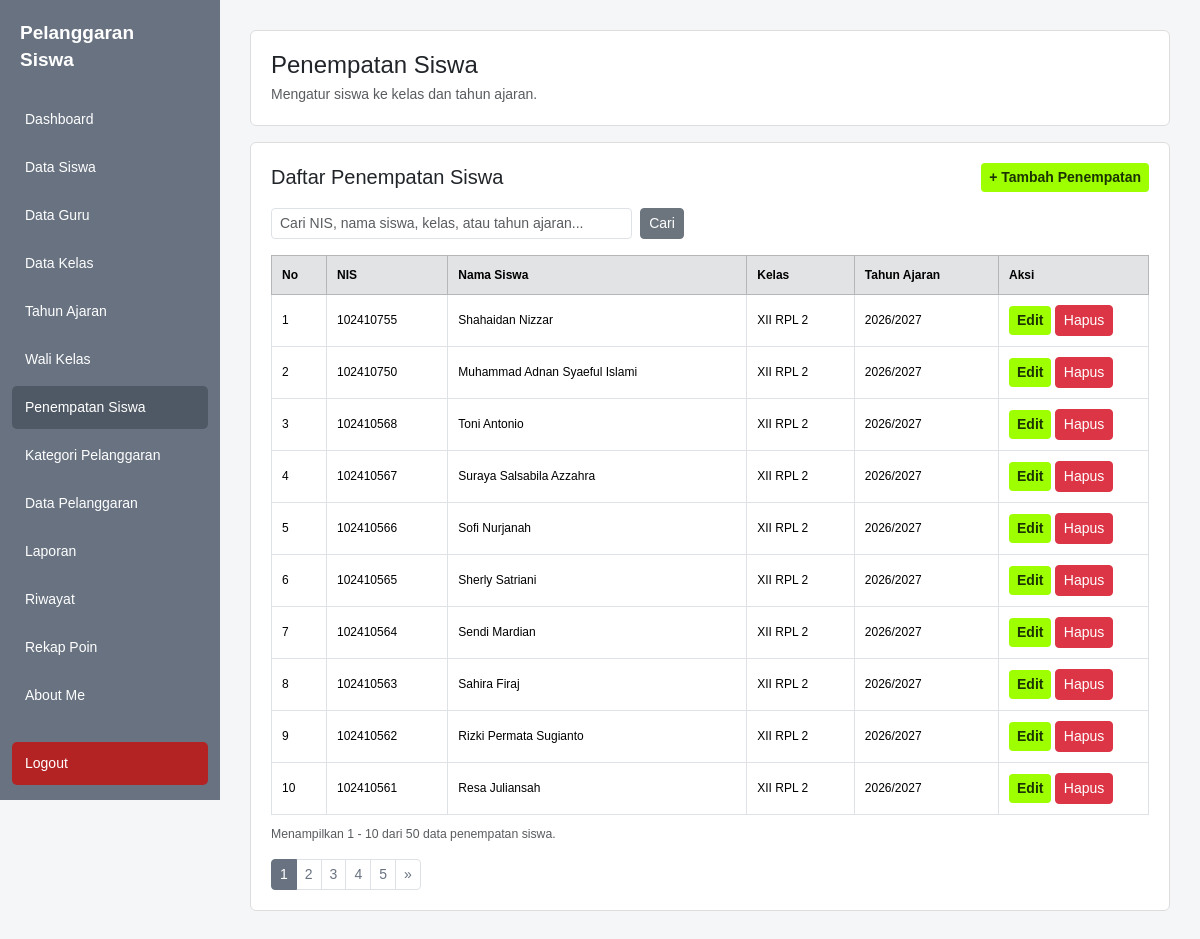
/penempatan_siswa.php (signed in), run on the app's committed database.
### tables this page shows
CREATE TABLE `penempatan_siswa` (
  `id` int(11) NOT NULL,
  `siswa_id` int(11) NOT NULL,
  `kelas_id` int(11) NOT NULL,
  `tahun_ajaran_id` int(11) NOT NULL
);

CREATE TABLE `siswa` (
  `id` int(11) NOT NULL,
  `nis` varchar(20) NOT NULL,
  `nisn` varchar(20) DEFAULT NULL,
  `nama` varchar(150) NOT NULL,
  `jenis_kelamin` char(1) DEFAULT NULL,
  `tanggal_lahir` date DEFAULT NULL,
  `alamat` text DEFAULT NULL,
  `no_hp_ortu` varchar(20) DEFAULT NULL,
  `aktif` tinyint(1) DEFAULT 1,
  `status_aktif` tinyint(1) DEFAULT 1,
  `created_at` timestamp NOT NULL DEFAULT current_timestamp(),
  `updated_at` timestamp NOT NULL DEFAULT current_timestamp() ON UPDATE current_timestamp()
);

CREATE TABLE `kelas` (
  `id` int(11) NOT NULL,
  `nama_kelas` varchar(50) NOT NULL,
  `jurusan` varchar(100) DEFAULT NULL,
  `tingkat` varchar(10) DEFAULT NULL,
  `status_aktif` tinyint(1) DEFAULT 1
);

CREATE TABLE `tahun_ajaran` (
  `id` int(11) NOT NULL,
  `nama` varchar(100) DEFAULT NULL,
  `tanggal_mulai` date DEFAULT NULL,
  `tanggal_selesai` date DEFAULT NULL,
  `aktif` tinyint(1) DEFAULT 1,
  `tahun` varchar(20) NOT NULL,
  `semester` varchar(20) DEFAULT NULL,
  `status_aktif` tinyint(1) DEFAULT 1
);

### penempatan_siswa.php (the view, shortened to what this page needs)
<?php
require_once "database.php";
$tampil_form = isset($_GET['tambah']) && $_GET['tambah'] == '1';
$cari = trim($_GET['cari'] ?? '');
$cari_sql = "%" . $cari . "%";
$batas = 10;
$halaman = max(1, (int)($_GET['halaman'] ?? 1));
$stmt_total = mysqli_prepare(
    $koneksi,
    "SELECT COUNT(*) AS total
     FROM penempatan_siswa p
     INNER JOIN siswa s ON p.siswa_id = s.id
     INNER JOIN kelas k ON p.kelas_id = k.id
     INNER JOIN tahun_ajaran t ON p.tahun_ajaran_id = t.id
     WHERE s.nis LIKE ?
        OR s.nama LIKE ?
        OR k.nama_kelas LIKE ?
        OR t.nama LIKE ?"
);
mysqli_stmt_bind_param(
    $stmt_total,
    "ssss",
    $cari_sql,
    $cari_sql,
    $cari_sql,
    $cari_sql
);
mysqli_stmt_execute($stmt_total);
$total_data = (int)mysqli_fetch_assoc(
    mysqli_stmt_get_result($stmt_total)
)['total'];
$total_halaman = max(
    1,
    (int)ceil($total_data / $batas)
);
$mulai = ($halaman - 1) * $batas;
$stmt_data = mysqli_prepare(
    $koneksi,
    "SELECT
        p.id,
        s.nis,
        s.nama AS nama_siswa,
        k.nama_kelas,
        t.nama AS tahun_ajaran
     FROM penempatan_siswa p
     INNER JOIN siswa s ON p.siswa_id = s.id
     INNER JOIN kelas k ON p.kelas_id = k.id
     INNER JOIN tahun_ajaran t ON p.tahun_ajaran_id = t.id
     WHERE s.nis LIKE ?
        OR s.nama LIKE ?
        OR k.nama_kelas LIKE ?
        OR t.nama LIKE ?
     ORDER BY p.id DESC
     LIMIT ?, ?"
);
mysqli_stmt_bind_param(
    $stmt_data,
    "ssssii",
    $cari_sql,
    $cari_sql,
    $cari_sql,
    $cari_sql,
    $mulai,
    $batas
);
mysqli_stmt_execute($stmt_data);
$data = mysqli_stmt_get_result($stmt_data);
?>
<!DOCTYPE html>
<html lang="id">
<head>
<link href="https://cdn.jsdelivr.net/npm/bootstrap@5.3.3/dist/css/bootstrap.min.css" rel="stylesheet">
</head>
<body>
<?php
require_once "sidebar.php";
?>
<div class="content">
    <div class="card mb-3">
        <div class="card-body">
            <h4 class="mb-1">Penempatan Siswa</h4>
            <p class="text-muted mb-0">
                Mengatur siswa ke kelas dan tahun ajaran.
            </p>
        </div>
    </div>
    <div class="card">
        <div class="card-body">
            <div class="d-flex justify-content-between align-items-center mb-3">
                <h5 class="mb-0">Daftar Penempatan Siswa</h5>
                <?php if (!$tampil_form) { ?>
                    <a
                        href="penempatan_siswa.php?tambah=1"
                        class="btn btn-sm btn-stabilo"
                    >
                        + Tambah Penempatan
                    </a>
                <?php } ?>
            </div>
            <form method="GET" class="row g-2 mb-3">
                <div class="col-md-5">
                    <input
                        type="text"
                        name="cari"
                        class="form-control form-control-sm"
                        placeholder="Cari NIS, nama siswa, kelas, atau tahun ajaran..."
                        value="<?= htmlspecialchars($cari); ?>"
                    >
                </div>
                <div class="col-auto">
                    <button type="submit" class="btn btn-secondary btn-sm">
                        Cari
                    </button>
                </div>
            </form>
            <div class="table-responsive">
                <table class="table table-bordered table-hover align-middle">
                    <thead class="table-secondary">
                        <tr>
                            <th width="55">No</th>
                            <th>NIS</th>
                            <th>Nama Siswa</th>
                            <th>Kelas</th>
                            <th>Tahun Ajaran</th>
                            <th width="150">Aksi</th>
                        </tr>
                    </thead>
                    <tbody>
                    <?php if ($data && $data->num_rows > 0) { ?>
                        <?php $no = $mulai + 1; ?>
                        <?php while ($row = mysqli_fetch_assoc($data)) { ?>
                            <tr>
                                <td><?= $no++; ?></td>
                                <td>
                                    <?= htmlspecialchars($row['nis']); ?>
                                </td>
                                <td>
                                    <?= htmlspecialchars($row['nama_siswa']); ?>
                                </td>
                                <td>
                                    <?= htmlspecialchars($row['nama_kelas']); ?>
                                </td>
                                <td>
                                    <?= htmlspecialchars($row['tahun_ajaran']); ?>
                                </td>
                                <td class="text-nowrap">
                                    <a
                                        href="edit_penempatan_siswa.php?id=<?= (int)$row['id']; ?>"
                                        class="btn btn-sm btn-stabilo"
                                    >
                                        Edit
                                    </a>
                                    <a
                                        href="penempatan_siswa.php?hapus=<?= (int)$row['id']; ?>"
                                        class="btn btn-sm btn-danger"
                                        onclick="return confirm('Yakin ingin menghapus penempatan ini?')"
                                    >
                                        Hapus
                                    </a>
                                </td>
                            </tr>
                        <?php } ?>
                    <?php } ?>
                    </tbody>
                </table>
            </div>
            <div class="text-muted small">
                Menampilkan
                <?= $total_data > 0 ? $mulai + 1 : 0; ?>
                -
                <?= min($mulai + $batas, $total_data); ?>
                dari
                <?= $total_data; ?>
                data penempatan siswa.
            </div>
            <?php if ($total_halaman > 1) { ?>
                <nav class="mt-3">
                    <ul class="pagination pagination-sm mb-0">
                        <?php for ($i = 1; $i <= $total_halaman; $i++) { ?>
                            <li class="page-item <?= $i == $halaman ? 'active' : ''; ?>">
                                <a
                                    class="page-link"
                                    href="?halaman=<?= $i; ?>&cari=<?= urlencode($cari); ?>"
                                >
                                    <?= $i; ?>
                                </a>
                            </li>
                        <?php } ?>
                        <?php if ($halaman < $total_halaman) { ?>
                            <li class="page-item">
                                <a
                                    class="page-link"
                                    href="?halaman=<?= $halaman + 1; ?>&cari=<?= urlencode($cari); ?>"
                                >
                                    &raquo;
                                </a>
                            </li>
                        <?php } ?>
                    </ul>
                </nav>
            <?php } ?>
        </div>
    </div>
</div>
</body>
</html>

### penempatan_siswa.php (style rules this page uses)
body { margin: 0; background: #f4f6f8; font-family: Arial, sans-serif; font-size: 14px; color: #212529; }
.content { margin-left: 220px; padding: 30px; }
.card { border: 1px solid #ddd; border-radius: 6px; box-shadow: none; }
.card-body { padding: 20px; }
.btn-stabilo { background: #9dff00; color: #1a3300; font-weight: bold; border: none; }
.table { font-size: 12px; margin-bottom: 10px; }
.table th, .table td { padding: 10px; vertical-align: middle; }
.page-link { color: #687280; }
.page-item.active .page-link { background: #687280; border-color: #687280; color: white; }

### data on the page
penempatan_siswa: siswa.nis "102410755", siswa.nama "Shahaidan Nizzar", kelas.nama_kelas "XII RPL 2", tahun_ajaran.nama "2026/2027"
penempatan_siswa: siswa.nis "102410750", siswa.nama "Muhammad Adnan Syaeful Islami", kelas.nama_kelas "XII RPL 2", tahun_ajaran.nama "2026/2027"
penempatan_siswa: siswa.nis "102410568", siswa.nama "Toni Antonio", kelas.nama_kelas "XII RPL 2", tahun_ajaran.nama "2026/2027"
penempatan_siswa: siswa.nis "102410567", siswa.nama "Suraya Salsabila Azzahra", kelas.nama_kelas "XII RPL 2", tahun_ajaran.nama "2026/2027"
penempatan_siswa: siswa.nis "102410566", siswa.nama "Sofi Nurjanah", kelas.nama_kelas "XII RPL 2", tahun_ajaran.nama "2026/2027"
penempatan_siswa: siswa.nis "102410565", siswa.nama "Sherly Satriani", kelas.nama_kelas "XII RPL 2", tahun_ajaran.nama "2026/2027"
penempatan_siswa: siswa.nis "102410564", siswa.nama "Sendi Mardian", kelas.nama_kelas "XII RPL 2", tahun_ajaran.nama "2026/2027"
penempatan_siswa: siswa.nis "102410563", siswa.nama "Sahira Firaj", kelas.nama_kelas "XII RPL 2", tahun_ajaran.nama "2026/2027"
penempatan_siswa: siswa.nis "102410562", siswa.nama "Rizki Permata Sugianto", kelas.nama_kelas "XII RPL 2", tahun_ajaran.nama "2026/2027"
penempatan_siswa: siswa.nis "102410561", siswa.nama "Resa Juliansah", kelas.nama_kelas "XII RPL 2", tahun_ajaran.nama "2026/2027"

### other printed values
$mulai + 1 "1"
min($mulai + $batas, $total_data) "10"
$total_data "50"
